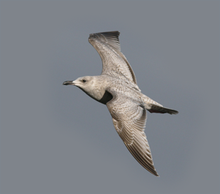
%> input picture HybridImages/matlab3/data/bird.bmp, 220 x 194 px, shrunk from 375 x 331 before the run
$ octave hybrid_images.m   (GNU Octave 9; MATLAB toolbox functions it lacks are replaced by stand-ins)
%> lines starting %> are read from the running program, lines starting %| are printed output that depends on the picture
### HybridImages/matlab3/gaussian_template.m
function template = gaussian_template(winsize,sigma)
%> called with winsize = 21, sigma = 2.5
%Template for Gaussian averaging
%
%  Usage: [template] = gaussian_template(number, number)
%
%  Parameters: winsize    - size of template (odd, integer)
%              sigma      - variance of Gaussian function
%
%  Author: Mark S. Nixon

%centre is half of window size
centre=floor(winsize/2)+1;

%we'll normalise by the total sum
sum=0;

for i=1:winsize
  for j=1:winsize
    template(j,i)=exp(-(((j-centre)*(j-centre))+((i-centre)*(i-centre)))/(2*sigma*sigma));
    sum=sum+template(j,i);
  end
end

template=template/sum;

### HybridImages/matlab3/convolve.m
function convolved = convolve(image,template)
%New image point brightenss convolution of template with image
%  Usage: [new image] = convolve(image,template of point values)
%
%  Parameters: image      - array of points
%              template   - array of weighting coefficients
%
%  Author: Mark S. Nixon

%get image dimensions
[irows,icols]=size(image);

%get template dimensions
[trows,tcols]=size(template);

%set a temporary image to black
temp(1:irows,1:icols)=0;

%half of template rows is
trhalf=floor(trows/2);

%half of template cols is
tchalf=floor(tcols/2);

%then convolve the template
for x = trhalf+1:icols-trhalf %address all columns except border
  for y = tchalf+1:irows-tchalf %address all rows except border
    sum=0;
    for iwin = 1:trows %address template columns
      for jwin = 1:tcols %address template rows
        sum=sum+image(y+jwin-tchalf-1,x+iwin-trhalf-1)*template(jwin,iwin);
      end
    end
    temp(y,x)=sum;
  end
end

%finally, normalise the image
convolved=normalise(temp);

### HybridImages/matlab3/hybrid_images.m
sigma = 2.5;
win_size = round(8.0 * sigma + 1.0);
if (rem(win_size,2) == 0)
    win_size = win_size + 1;
end
gaussian_temp = gaussian_template(win_size,sigma);

img1 = imread('data/bird.bmp','bmp');
%> img1 is the input picture: size 194x220x3 uint8; mean R, G, B 127.7, 131.3, 136.8
img2 = imread('data/plane.bmp','bmp');
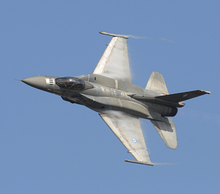
%> input picture HybridImages/matlab3/data/plane.bmp, 220 x 194 px, shrunk from 375 x 331 before the run
%> img2 is the input picture: size 194x220x3 uint8; mean R, G, B 119.8, 145, 180.2

img_1_R = double(img1(:,:,1));
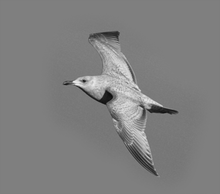
%> img_1_R: size 194x220 double; min 13, max 237, mean 127.7
img_1_G = double(img1(:,:,2));
img_1_B = double(img1(:,:,3));
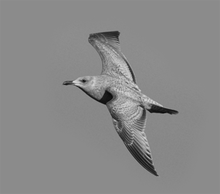
%> img_1_B: size 194x220 double; min 9, max 220, mean 136.8

img_1_R = convolve(img_1_R,gaussian_temp);
%> in convolve, `temp(1:irows,1:icols)=0;`: temp: size 194x220 double; every value is 0
%> (the run ends here)
